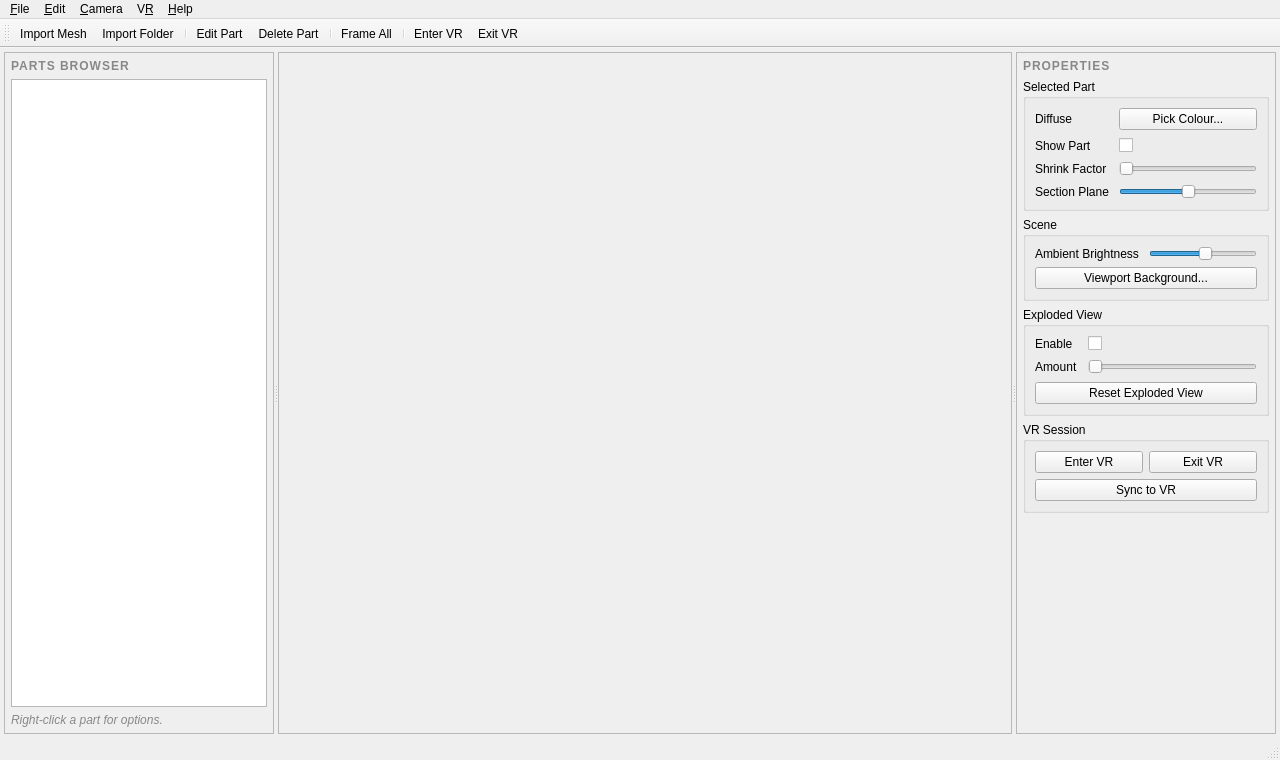
<?xml version="1.0" encoding="UTF-8"?>
<ui version="4.0">
	<class>MainWindow</class>
	<widget class="QMainWindow" name="MainWindow">
		<property name="geometry">
			<rect>
				<x>0</x>
				<y>0</y>
				<width>1280</width>
				<height>760</height>
			</rect>
		</property>
		<property name="windowTitle">
			<string>VR Base Station</string>
		</property>
		<widget class="QWidget" name="centralwidget">
			<layout class="QHBoxLayout" name="centralLayout">
				<property name="spacing">
					<number>4</number>
				</property>
				<property name="leftMargin">
					<number>4</number>
				</property>
				<property name="topMargin">
					<number>4</number>
				</property>
				<property name="rightMargin">
					<number>4</number>
				</property>
				<property name="bottomMargin">
					<number>4</number>
				</property>
				<item>
					<widget class="QSplitter" name="mainSplitter">
						<property name="orientation">
							<enum>Qt::Orientation::Horizontal</enum>
						</property>
						<property name="handleWidth">
							<number>4</number>
						</property>
						<property name="childrenCollapsible">
							<bool>false</bool>
						</property>
						<widget class="QFrame" name="browserFrame">
							<property name="minimumSize">
								<size>
									<width>220</width>
									<height>0</height>
								</size>
							</property>
							<property name="frameShape">
								<enum>QFrame::Shape::StyledPanel</enum>
							</property>
							<layout class="QVBoxLayout" name="browserLayout">
								<property name="leftMargin">
									<number>6</number>
								</property>
								<property name="topMargin">
									<number>6</number>
								</property>
								<property name="rightMargin">
									<number>6</number>
								</property>
								<property name="bottomMargin">
									<number>6</number>
								</property>
								<item>
									<widget class="QLabel" name="browserHeading">
										<property name="styleSheet">
											<string notr="true">font-weight: bold; letter-spacing: 1px; color: #888;</string>
										</property>
										<property name="text">
											<string>PARTS BROWSER</string>
										</property>
									</widget>
								</item>
								<item>
									<widget class="QTreeView" name="treeView">
										<property name="contextMenuPolicy">
											<enum>Qt::ContextMenuPolicy::ActionsContextMenu</enum>
										</property>
										<property name="alternatingRowColors">
											<bool>true</bool>
										</property>
										<property name="rootIsDecorated">
											<bool>true</bool>
										</property>
									</widget>
								</item>
								<item>
									<widget class="QLabel" name="browserHint">
										<property name="styleSheet">
											<string notr="true">color: #888; font-style: italic;</string>
										</property>
										<property name="text">
											<string>Right-click a part for options.</string>
										</property>
										<property name="wordWrap">
											<bool>true</bool>
										</property>
									</widget>
								</item>
							</layout>
						</widget>
						<widget class="QFrame" name="viewportFrame">
							<property name="sizePolicy">
								<sizepolicy hsizetype="Expanding" vsizetype="Expanding">
									<horstretch>2</horstretch>
									<verstretch>0</verstretch>
								</sizepolicy>
							</property>
							<property name="frameShape">
								<enum>QFrame::Shape::StyledPanel</enum>
							</property>
							<layout class="QVBoxLayout" name="viewportLayout">
								<property name="spacing">
									<number>0</number>
								</property>
								<property name="leftMargin">
									<number>0</number>
								</property>
								<property name="topMargin">
									<number>0</number>
								</property>
								<property name="rightMargin">
									<number>0</number>
								</property>
								<property name="bottomMargin">
									<number>0</number>
								</property>
								<item>
									<widget class="QVTKOpenGLNativeWidget" name="vtkWidget" native="true">
										<property name="sizePolicy">
											<sizepolicy hsizetype="Expanding" vsizetype="Expanding">
												<horstretch>1</horstretch>
												<verstretch>1</verstretch>
											</sizepolicy>
										</property>
										<property name="minimumSize">
											<size>
												<width>400</width>
												<height>300</height>
											</size>
										</property>
									</widget>
								</item>
							</layout>
						</widget>
						<widget class="QFrame" name="propertiesFrame">
							<property name="minimumSize">
								<size>
									<width>260</width>
									<height>0</height>
								</size>
							</property>
							<property name="frameShape">
								<enum>QFrame::Shape::StyledPanel</enum>
							</property>
							<layout class="QVBoxLayout" name="propertiesLayout">
								<property name="leftMargin">
									<number>6</number>
								</property>
								<property name="topMargin">
									<number>6</number>
								</property>
								<property name="rightMargin">
									<number>6</number>
								</property>
								<property name="bottomMargin">
									<number>6</number>
								</property>
								<item>
									<widget class="QLabel" name="propertiesHeading">
										<property name="styleSheet">
											<string notr="true">font-weight: bold; letter-spacing: 1px; color: #888;</string>
										</property>
										<property name="text">
											<string>PROPERTIES</string>
										</property>
									</widget>
								</item>
								<item>
									<widget class="QGroupBox" name="groupPart">
										<property name="title">
											<string>Selected Part</string>
										</property>
										<layout class="QFormLayout" name="groupPartLayout">
											<property name="horizontalSpacing">
												<number>10</number>
											</property>
											<property name="verticalSpacing">
												<number>8</number>
											</property>
											<item row="0" column="0">
												<widget class="QLabel" name="labelDiffuse">
													<property name="text">
														<string>Diffuse</string>
													</property>
												</widget>
											</item>
											<item row="0" column="1">
												<widget class="QPushButton" name="buttonDiffuseColour">
													<property name="text">
														<string>Pick Colour...</string>
													</property>
												</widget>
											</item>
											<item row="1" column="0">
												<widget class="QLabel" name="labelShow">
													<property name="text">
														<string>Show Part</string>
													</property>
												</widget>
											</item>
											<item row="1" column="1">
												<widget class="QCheckBox" name="checkShowPart">
													<property name="text">
														<string/>
													</property>
												</widget>
											</item>
											<item row="2" column="0">
												<widget class="QLabel" name="labelShrink">
													<property name="text">
														<string>Shrink Factor</string>
													</property>
												</widget>
											</item>
											<item row="2" column="1">
												<widget class="QSlider" name="sliderShrink">
													<property name="minimum">
														<number>0</number>
													</property>
													<property name="maximum">
														<number>100</number>
													</property>
													<property name="value">
														<number>0</number>
													</property>
													<property name="orientation">
														<enum>Qt::Orientation::Horizontal</enum>
													</property>
												</widget>
											</item>
											<item row="3" column="0">
												<widget class="QLabel" name="labelSection">
													<property name="text">
														<string>Section Plane</string>
													</property>
												</widget>
											</item>
											<item row="3" column="1">
												<widget class="QSlider" name="sliderSection">
													<property name="minimum">
														<number>-50</number>
													</property>
													<property name="maximum">
														<number>50</number>
													</property>
													<property name="value">
														<number>0</number>
													</property>
													<property name="orientation">
														<enum>Qt::Orientation::Horizontal</enum>
													</property>
												</widget>
											</item>
										</layout>
									</widget>
								</item>
								<item>
									<widget class="QGroupBox" name="groupScene">
										<property name="title">
											<string>Scene</string>
										</property>
										<layout class="QVBoxLayout" name="groupSceneLayout">
											<item>
												<layout class="QFormLayout" name="sceneFormLayout">
													<property name="horizontalSpacing">
														<number>10</number>
													</property>
													<property name="verticalSpacing">
														<number>8</number>
													</property>
													<item row="0" column="0">
														<widget class="QLabel" name="labelBrightness">
															<property name="text">
																<string>Ambient Brightness</string>
															</property>
														</widget>
													</item>
													<item row="0" column="1">
														<widget class="QSlider" name="sliderBrightness">
															<property name="minimum">
																<number>0</number>
															</property>
															<property name="maximum">
																<number>100</number>
															</property>
															<property name="value">
																<number>53</number>
															</property>
															<property name="orientation">
																<enum>Qt::Orientation::Horizontal</enum>
															</property>
														</widget>
													</item>
												</layout>
											</item>
											<item>
												<widget class="QPushButton" name="buttonViewportBackground">
													<property name="text">
														<string>Viewport Background...</string>
													</property>
												</widget>
											</item>
										</layout>
									</widget>
								</item>
								<item>
									<widget class="QGroupBox" name="groupExplode">
										<property name="title">
											<string>Exploded View</string>
										</property>
										<layout class="QFormLayout" name="groupExplodeLayout">
											<property name="horizontalSpacing">
												<number>10</number>
											</property>
											<property name="verticalSpacing">
												<number>8</number>
											</property>
											<item row="0" column="0">
												<widget class="QLabel" name="labelExplodeEnable">
													<property name="text">
														<string>Enable</string>
													</property>
												</widget>
											</item>
											<item row="0" column="1">
												<widget class="QCheckBox" name="checkExplode">
													<property name="text">
														<string/>
													</property>
												</widget>
											</item>
											<item row="1" column="0">
												<widget class="QLabel" name="labelExplodeAmount">
													<property name="text">
														<string>Amount</string>
													</property>
												</widget>
											</item>
											<item row="1" column="1">
												<widget class="QSlider" name="sliderExplode">
													<property name="minimum">
														<number>0</number>
													</property>
													<property name="maximum">
														<number>100</number>
													</property>
													<property name="value">
														<number>0</number>
													</property>
													<property name="orientation">
														<enum>Qt::Orientation::Horizontal</enum>
													</property>
												</widget>
											</item>
											<item row="2" column="0" colspan="2">
												<widget class="QPushButton" name="buttonResetExplode">
													<property name="text">
														<string>Reset Exploded View</string>
													</property>
												</widget>
											</item>
										</layout>
									</widget>
								</item>
								<item>
									<widget class="QGroupBox" name="groupVR">
										<property name="title">
											<string>VR Session</string>
										</property>
										<layout class="QVBoxLayout" name="groupVRLayout">
											<item>
												<layout class="QHBoxLayout" name="vrButtonsLayout">
													<item>
														<widget class="QPushButton" name="buttonEnterVR">
															<property name="text">
																<string>Enter VR</string>
															</property>
														</widget>
													</item>
													<item>
														<widget class="QPushButton" name="buttonExitVR">
															<property name="text">
																<string>Exit VR</string>
															</property>
														</widget>
													</item>
												</layout>
											</item>
											<item>
												<widget class="QPushButton" name="buttonSyncVR">
													<property name="text">
														<string>Sync to VR</string>
													</property>
												</widget>
											</item>
										</layout>
									</widget>
								</item>
								<item>
									<spacer>
										<property name="orientation">
											<enum>Qt::Orientation::Vertical</enum>
										</property>
										<property name="sizeHint" stdset="0">
											<size>
												<width>20</width>
												<height>40</height>
											</size>
										</property>
									</spacer>
								</item>
							</layout>
						</widget>
					</widget>
				</item>
			</layout>
		</widget>
		<widget class="QMenuBar" name="menubar">
			<property name="geometry">
				<rect>
					<x>0</x>
					<y>0</y>
					<width>1280</width>
					<height>17</height>
				</rect>
			</property>
			<widget class="QMenu" name="menuFile">
				<property name="title">
					<string>&amp;File</string>
				</property>
				<addaction name="actionImport_Mesh"/>
				<addaction name="actionImport_Folder"/>
				<addaction name="separator"/>
				<addaction name="actionExit"/>
			</widget>
			<widget class="QMenu" name="menuEdit">
				<property name="title">
					<string>&amp;Edit</string>
				</property>
				<addaction name="actionEdit_Part"/>
				<addaction name="actionDelete_Part"/>
			</widget>
			<widget class="QMenu" name="menuCamera">
				<property name="title">
					<string>&amp;Camera</string>
				</property>
				<addaction name="actionFrame_All"/>
			</widget>
			<widget class="QMenu" name="menuVR">
				<property name="title">
					<string>V&amp;R</string>
				</property>
				<addaction name="actionEnter_VR"/>
				<addaction name="actionExit_VR"/>
			</widget>
			<widget class="QMenu" name="menuHelp">
				<property name="title">
					<string>&amp;Help</string>
				</property>
				<addaction name="actionAbout"/>
			</widget>
			<addaction name="menuFile"/>
			<addaction name="menuEdit"/>
			<addaction name="menuCamera"/>
			<addaction name="menuVR"/>
			<addaction name="menuHelp"/>
		</widget>
		<widget class="QStatusBar" name="statusbar"/>
		<widget class="QToolBar" name="toolBar">
			<property name="windowTitle">
				<string>Main Toolbar</string>
			</property>
			<attribute name="toolBarArea">
				<enum>TopToolBarArea</enum>
			</attribute>
			<attribute name="toolBarBreak">
				<bool>false</bool>
			</attribute>
			<addaction name="actionImport_Mesh"/>
			<addaction name="actionImport_Folder"/>
			<addaction name="separator"/>
			<addaction name="actionEdit_Part"/>
			<addaction name="actionDelete_Part"/>
			<addaction name="separator"/>
			<addaction name="actionFrame_All"/>
			<addaction name="separator"/>
			<addaction name="actionEnter_VR"/>
			<addaction name="actionExit_VR"/>
		</widget>
		<action name="actionImport_Mesh">
			<property name="icon">
				<iconset>
					<normaloff>:/icons/fileopen.png</normaloff>:/icons/fileopen.png
				</iconset>
			</property>
			<property name="text">
				<string>&amp;Import Mesh...</string>
			</property>
			<property name="toolTip">
				<string>Import an STL mesh (Ctrl+I)</string>
			</property>
			<property name="shortcut">
				<string>Ctrl+I</string>
			</property>
			<property name="menuRole">
				<enum>QAction::MenuRole::NoRole</enum>
			</property>
		</action>
		<action name="actionImport_Folder">
			<property name="text">
				<string>Import &amp;Folder...</string>
			</property>
			<property name="toolTip">
				<string>Import every STL in a folder (Ctrl+Shift+I)</string>
			</property>
			<property name="shortcut">
				<string>Ctrl+Shift+I</string>
			</property>
			<property name="menuRole">
				<enum>QAction::MenuRole::NoRole</enum>
			</property>
		</action>
		<action name="actionExit">
			<property name="text">
				<string>E&amp;xit</string>
			</property>
			<property name="shortcut">
				<string>Ctrl+Q</string>
			</property>
			<property name="menuRole">
				<enum>QAction::MenuRole::QuitRole</enum>
			</property>
		</action>
		<action name="actionEdit_Part">
			<property name="text">
				<string>&amp;Edit Part...</string>
			</property>
			<property name="toolTip">
				<string>Edit the selected part (Enter)</string>
			</property>
			<property name="shortcut">
				<string>Return</string>
			</property>
			<property name="menuRole">
				<enum>QAction::MenuRole::NoRole</enum>
			</property>
		</action>
		<action name="actionDelete_Part">
			<property name="text">
				<string>&amp;Delete Part</string>
			</property>
			<property name="toolTip">
				<string>Delete the selected part (Del)</string>
			</property>
			<property name="shortcut">
				<string>Del</string>
			</property>
			<property name="menuRole">
				<enum>QAction::MenuRole::NoRole</enum>
			</property>
		</action>
		<action name="actionFrame_All">
			<property name="text">
				<string>&amp;Frame All</string>
			</property>
			<property name="toolTip">
				<string>Fit camera to all parts (F)</string>
			</property>
			<property name="shortcut">
				<string>F</string>
			</property>
			<property name="menuRole">
				<enum>QAction::MenuRole::NoRole</enum>
			</property>
		</action>
		<action name="actionEnter_VR">
			<property name="text">
				<string>&amp;Enter VR</string>
			</property>
			<property name="toolTip">
				<string>Start the VR rendering thread</string>
			</property>
			<property name="menuRole">
				<enum>QAction::MenuRole::NoRole</enum>
			</property>
		</action>
		<action name="actionExit_VR">
			<property name="text">
				<string>E&amp;xit VR</string>
			</property>
			<property name="toolTip">
				<string>Stop the VR rendering thread</string>
			</property>
			<property name="menuRole">
				<enum>QAction::MenuRole::NoRole</enum>
			</property>
		</action>
		<action name="actionAbout">
			<property name="text">
				<string>&amp;About</string>
			</property>
			<property name="menuRole">
				<enum>QAction::MenuRole::AboutRole</enum>
			</property>
		</action>
	</widget>
	<customwidgets>
		<customwidget>
			<class>QVTKOpenGLNativeWidget</class>
			<extends>QWidget</extends>
			<header>QVTKOpenGLNativeWidget.h</header>
			<container>1</container>
		</customwidget>
	</customwidgets>
	<resources>
		<include location="icons.qrc"/>
	</resources>
	<connections>
		<connection>
			<sender>actionExit</sender>
			<signal>triggered()</signal>
			<receiver>MainWindow</receiver>
			<slot>close()</slot>
			<hints>
				<hint type="sourcelabel">
					<x>-1</x>
					<y>-1</y>
				</hint>
				<hint type="destinationlabel">
					<x>20</x>
					<y>20</y>
				</hint>
			</hints>
		</connection>
		<connection>
			<sender>buttonEnterVR</sender>
			<signal>clicked()</signal>
			<receiver>actionEnter_VR</receiver>
			<slot>trigger()</slot>
			<hints>
				<hint type="sourcelabel">
					<x>20</x>
					<y>20</y>
				</hint>
				<hint type="destinationlabel">
					<x>-1</x>
					<y>-1</y>
				</hint>
			</hints>
		</connection>
		<connection>
			<sender>buttonExitVR</sender>
			<signal>clicked()</signal>
			<receiver>actionExit_VR</receiver>
			<slot>trigger()</slot>
			<hints>
				<hint type="sourcelabel">
					<x>20</x>
					<y>20</y>
				</hint>
				<hint type="destinationlabel">
					<x>-1</x>
					<y>-1</y>
				</hint>
			</hints>
		</connection>
	</connections>
</ui>
